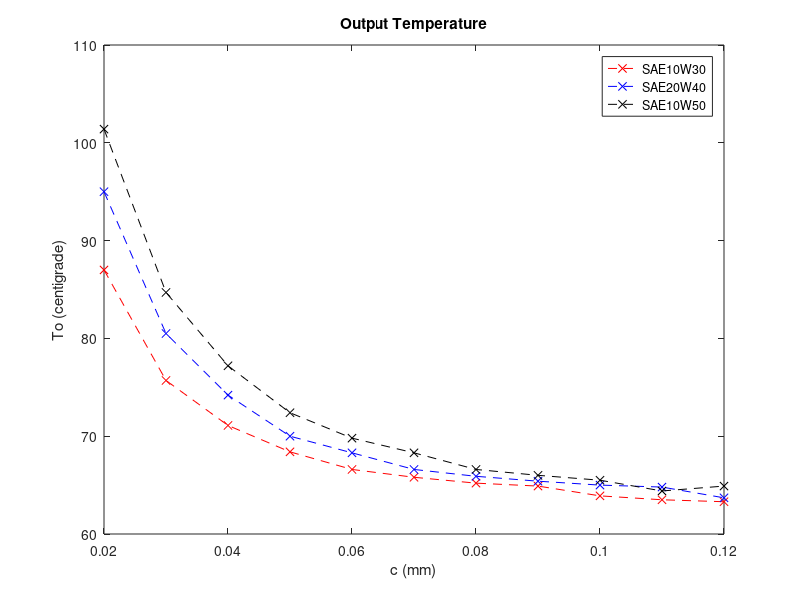

MATLAB code to generate this figure:
%% Project Machine Design 2
% Babak Mehdizadeh & Nima mohammadi
% 995241050
%% c
c = [ 0.02, 0.03, 0.04, 0.05,0.06,0.07,0.08,0.09,0.1,0.11,0.12];
%% SAE10W30
h0SAE10W30 = [0.0174,0.0234,0.0268,0.029,0.03,0.0294,0.028,0.0279,0.027,0.0264,0.0252];
QsSAE10W30 = [291,829,1595,2642,3778,5178,6578,7792,9100,10621,11601];
fSAE10W30 = [0.0105,0.009,0.0075,0.006625,0.0063,0.0056,0.0054,0.0054,0.00525,0.00495,0.0051];
ToSAE10W30 = [87,75.7,71.1,68.4,66.6,65.8,65.2,64.9,63.9,63.5,63.3];
%% SAE20W40
h0SAE20W40 = [0.018,0.0246,0.0292,0.029,0.0318,0.035,0.0344,0.0333,0.033,0.0319,0.03156];
QsSAE20W40 = [202,609,1272,2595,3572,4515,5717,7115,8448,9649,10920];
ToSAE20W40 = [95,80.5,74.2,70,68.3,66.6,65.9,65.4,65,64.8,63.7];
fSAE20W40 = [0.014,0.01125,0.0092,0.0065625,0.0069,0.00735,0.0068,0.006526,0.00625,0.006325,0.006];
%% SAE20W50
h0SAE20W50=[0.0182,0.0258,0.0316,0.0355,0.0372,0.0392,0.04,0.0387,0.039,0.0385,0.0384];
QsSAE20W50=[253,496,981,1799,2801,3870,5099,6462,7595,8942,10002];
fSAE20W50= [0.016,0.01425,0.013,0.010625,0.0093,0.00875,0.0084,0.00765,0.00775,0.007425,0.00714];
ToSAE20W50=[101.4,84.7,77.2,72.4,69.8,68.3,66.6,66,65.5,64.4,64.9];
%% Figures
figure
plot(c, h0SAE10W30, 'r--x', c, h0SAE20W40, 'b--x', c, h0SAE20W50, 'k--x')
legend('SAE10W30','SAE20W40','SAE10W50')
title('Minimum h')
xlabel('c (mm)')
ylabel('h0 (m)')

plot(c, QsSAE10W30, 'r--x', c, QsSAE20W40, 'b--x', c, QsSAE20W50, 'k--x')
legend('SAE10W30','SAE20W40','SAE10W50')
title('Qs Changes')
xlabel('c (mm)')
ylabel('Qs (mm^3/s)')

plot(c, fSAE10W30, 'r--x', c, fSAE20W40, 'b--x', c, fSAE20W50, 'k--x')
legend('SAE10W30','SAE20W40','SAE10W50')
title('friction Changes')
xlabel('c (mm)')
ylabel('f')

plot(c, ToSAE10W30, 'r--x', c, ToSAE20W40, 'b--x', c, ToSAE20W50, 'k--x')
legend('SAE10W30','SAE20W40','SAE10W50')
title('Output Temperature')
xlabel('c (mm)')
ylabel('To (centigrade)')